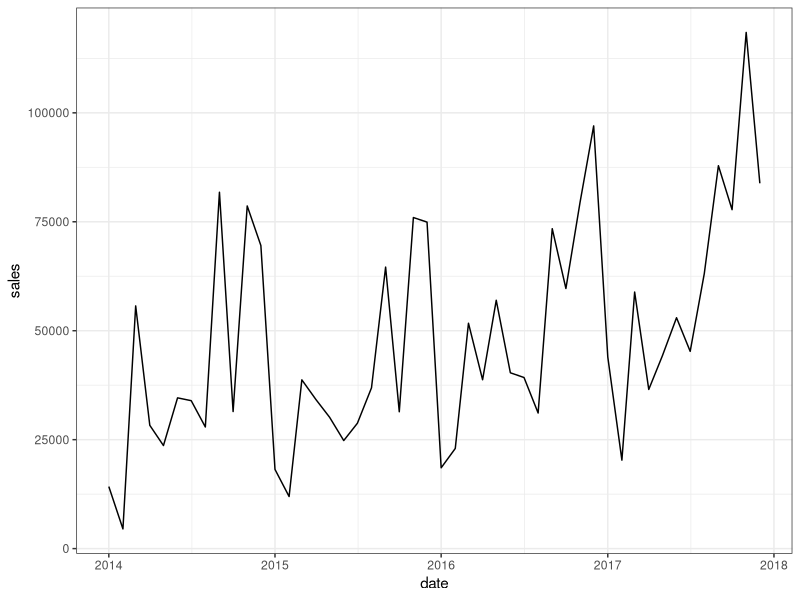
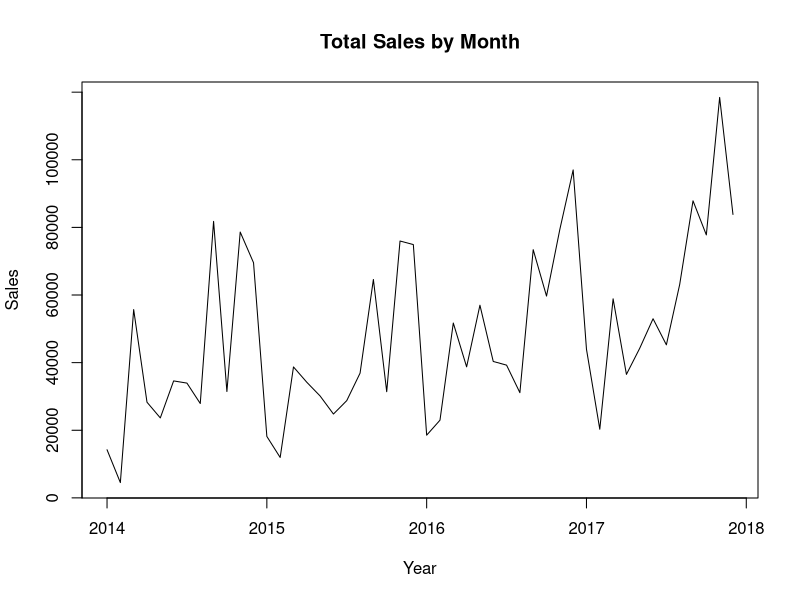
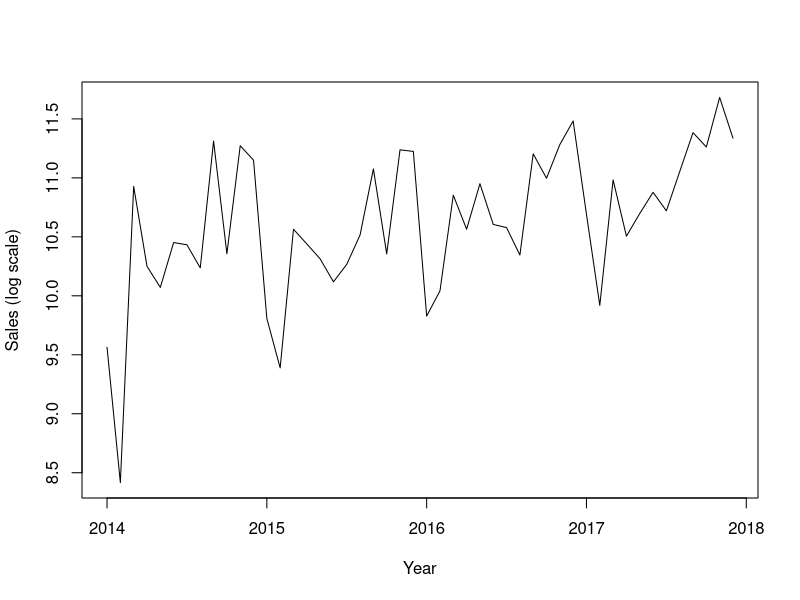
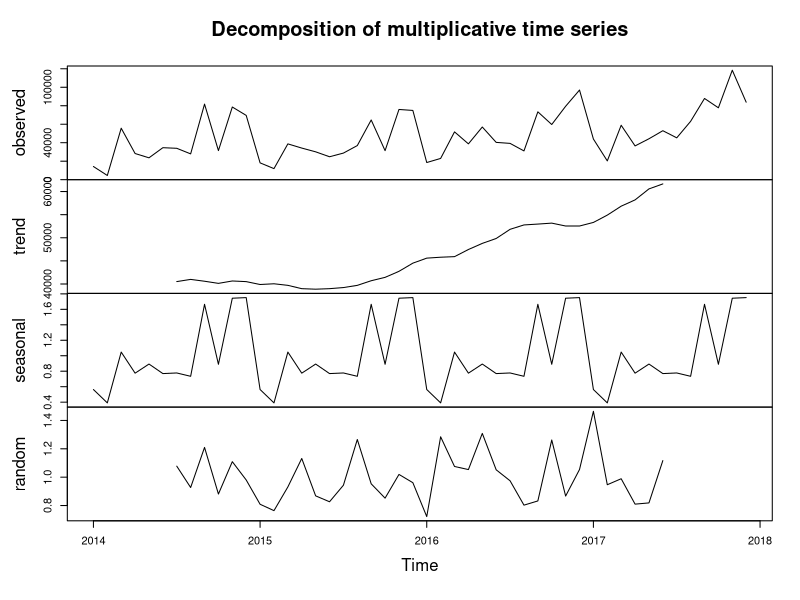
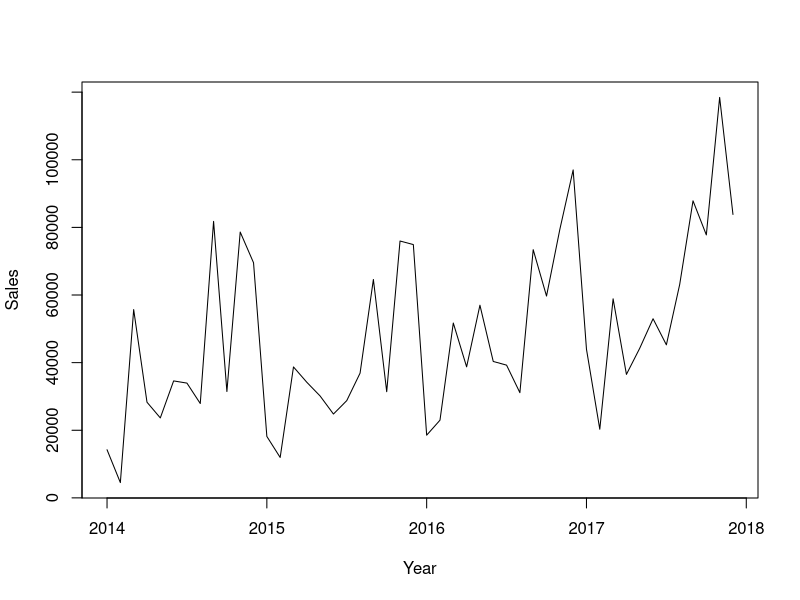
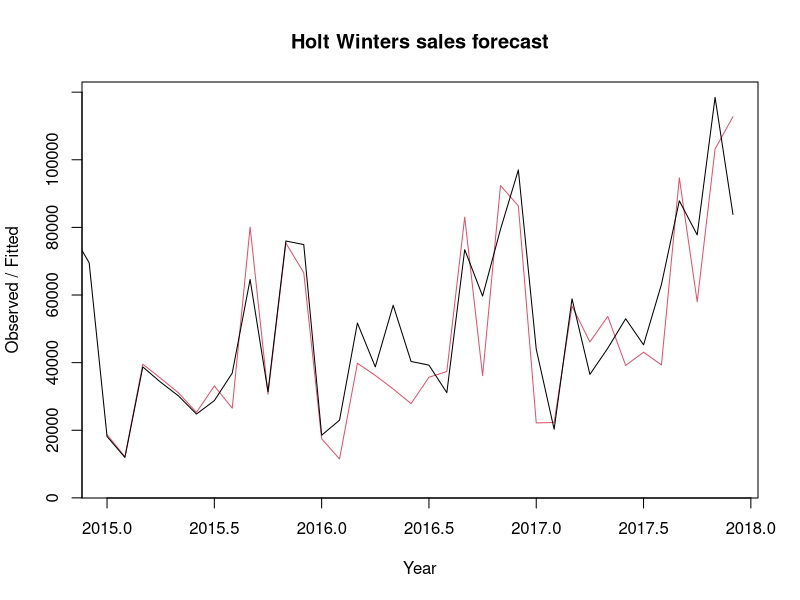
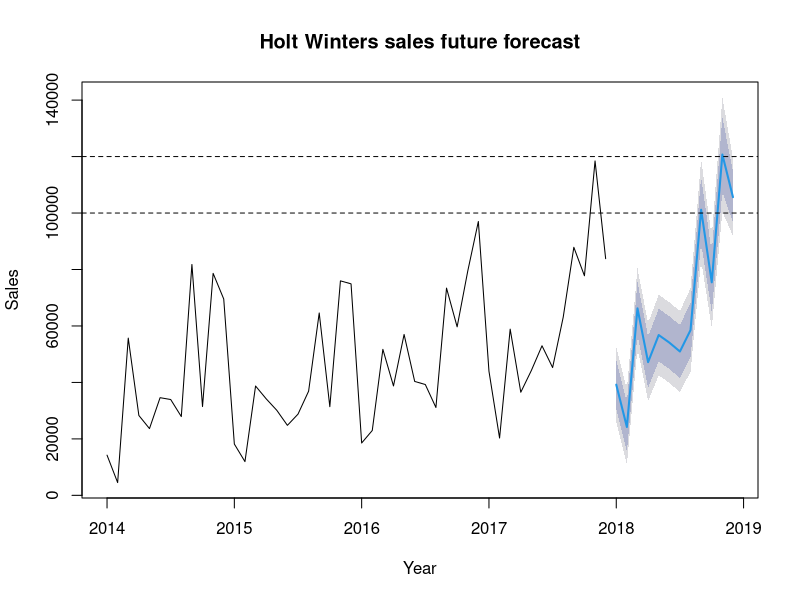
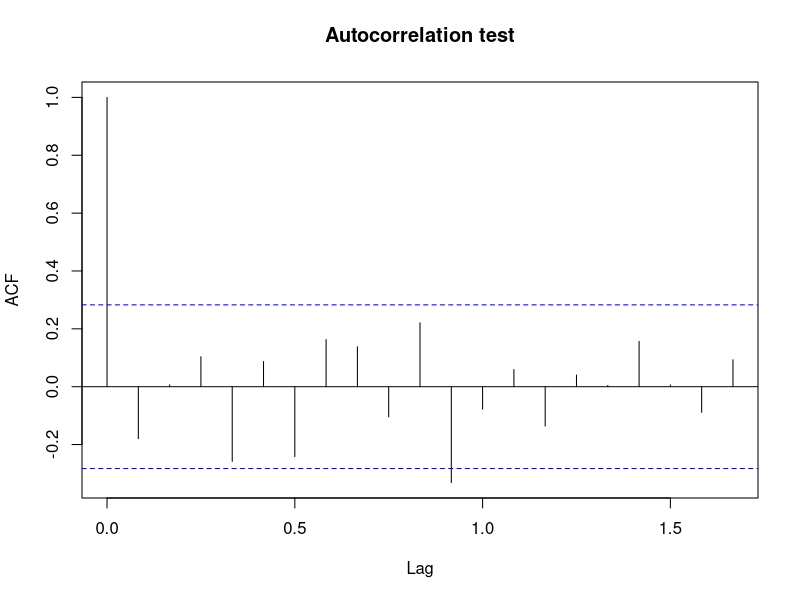

Source code (R) for these figures, in order:
#load packages
library(tidyverse)
library(readxl)
#time series
library(TTR)
library(forecast)

#read in data
all_sales <- read_xlsx("data/sales by month.xlsx")

glimpse(all_sales)

#group by month 
monthly_sales <- all_sales %>% 
  group_by(year = year(`Order Date`), month = month(`Order Date`)) %>%
  summarise(sales = sum(Sales), profit = sum(Profit))

glimpse(monthly_sales)

#create a date column from month and year
monthly_sales$date <- as.Date(paste("1", as.character(monthly_sales$month), 
                                    as.character(monthly_sales$year), 
                                    sep = " "), format= "%d %m %Y")

#plot line graph of sales
ggplot(data = monthly_sales, aes(x = date, y = sales)) +
  geom_path() + 
  theme_bw()


#create a time series
monthly_sales_time_series <- ts(monthly_sales$sales, frequency = 12, 
                                start = c(2014,1))

#plot time series
#can see Sept, Nov-Dec are higher each year
#not quite additive because sales are getting higher in 2017
plot.ts(monthly_sales_time_series, xlab = "Year", ylab = "Sales", 
        main = "Total Sales by Month")

#try log transform
#looks more additive (apart from Feb 2014 exception)
log_monthly_sales_time_series <- log(monthly_sales_time_series)
plot.ts(log_monthly_sales_time_series, xlab = "Year", ylab = "Sales (log scale)")

#this series has a seasonal element, try decomposing
monthly_sales_time_series_components <- 
  decompose(monthly_sales_time_series, type = "multiplicative")

#flat between 2014 and 2015, then steady increase
plot(monthly_sales_time_series_components)

#plot the trend without the seasonal element 
monthly_sales_time_series_seasonally_adjusted <- 
  monthly_sales_time_series - monthly_sales_time_series_components$seasonal

plot(monthly_sales_time_series_seasonally_adjusted, xlab = "Year", 
     ylab = "Sales")


# Holt Winters ------------------------------------

#use Holt Winters for forecasts 
#alpha is 0.06 meaning past/recent data used equally
#beta is 0.05 meaning the trend slope doesn't change much over time
#gamma is 0.54 meaning the estimate of seasonal component uses more recent data
#s9, s11, s12 are highest - Sep/Nov/Dec as we saw, s2(Feb) is lowest
monthly_sales_time_series_forecasts <- 
  HoltWinters(monthly_sales_time_series, seasonal = "multiplicative")

monthly_sales_time_series_forecasts

#plot to see original vs predictions
#not bad but looks better earlier on
plot(monthly_sales_time_series_forecasts, xlab = "Year", 
     main = "Holt Winters sales forecast")

#forecast next year worth of sales
monthly_sales_time_series_forecasts_future <- 
  forecast(monthly_sales_time_series_forecasts, h = 12)

#plot forecast
plot(monthly_sales_time_series_forecasts_future, xlab = "Year", 
     ylab = "Sales", main = "Holt Winters sales future forecast")
abline(a=100000, b = 0, lty = 2)
abline(a=120000, b = 0, lty = 2)

#test whether the residuals are autocorrelated i.e. correlation between 
# two sales values at different points in time
#graphically 1 is above significance bounds
acf(monthly_sales_time_series_forecasts_future$residuals, 
    lag.max = 20, na.action = na.pass, main = "Autocorrelation test")

#no autocorrelation
Box.test(monthly_sales_time_series_forecasts_future$residuals, 
         lag=20, type="Ljung-Box")

#check whether residuals are constant over time
plot.ts(monthly_sales_time_series_forecasts_future$residuals, 
        xlab= "Year", ylab = "Residual", main = "Holt Winters Residuals")           

#looks approx normal but good to test
hist(monthly_sales_time_series_forecasts_future$residuals,
     freq = FALSE, breaks = 10, 
     xlab = "Residuals", main = "Holt Winters Residual Distribution")

curve(dnorm(x, 
            mean = mean(monthly_sales_time_series_forecasts_future$residuals, 
                        na.rm = TRUE),
            sd = sd(monthly_sales_time_series_forecasts_future$residuals, 
                    na.rm = TRUE)),
      add = TRUE,
      col = "blue")

#test for normality, ok
shapiro.test(monthly_sales_time_series_forecasts_future$residuals)

# ARIMA model  ----------------------

#does our time series look stationary?
#no, mean is higher later on
plot(monthly_sales_time_series)

#try differencing the time series to get a stationary one
monthly_sales_time_series_difference_1 <-
  diff(monthly_sales_time_series, differences = 1)

#looks ok - 1 order differencing 
plot.ts(monthly_sales_time_series_difference_1, xlab = "Year", 
        ylab = "sales (difference 1)")

#determine p and q by looking at autocorrelations
# a few points are above the significance levels
acf(monthly_sales_time_series_difference_1, lag.max=20, 
    main = "Autocorrelation of 1 difference time series")    

pacf(monthly_sales_time_series_difference_1, lag.max=20, 
    main = "Partial autocorrelation of 1 difference time series") 

#this suggests ARIMA(0,1,1) as optimal (using AICc as default)
auto.arima(monthly_sales_time_series)

#fit an arima model
monthly_sales_time_series_arima <- 
  arima(monthly_sales_time_series,
        order= c(0,1,1),
        seasonal = list(order = c(0,1,1), period = 12))
monthly_sales_time_series_arima

#plot against actual
plot(monthly_sales_time_series - monthly_sales_time_series_arima$residuals, 
     xlab = "Year", ylab = "Observed / Fitted",
     main = "ARIMA sales forecast",
     col = "red")
lines(monthly_sales_time_series,
      col = "black")

#try forecast
monthly_sales_time_series_arima_forecasts <- 
  forecast(monthly_sales_time_series_arima, h = 12 )

#slightly lower forecast overall
plot(monthly_sales_time_series_arima_forecasts, 
     xlab = "Year", ylab = "Sales", main = "ARIMA sales future forecast")
abline(a = 100000, b = 0, lty = 2)
abline(a = 120000, b = 0, lty = 2)

#check whether residuals are constant over time
plot.ts(monthly_sales_time_series_arima_forecasts$residuals, 
        xlab= "Year", ylab = "Residual", main = "ARIMA Residuals")           

#looks approx normal but good to test
hist(monthly_sales_time_series_arima_forecasts$residuals,
     freq = FALSE, breaks = 10, 
     xlab = "Residuals", main = "ARIMA Residual Distribution")

curve(dnorm(x, 
            mean = mean(monthly_sales_time_series_arima_forecasts$residuals, 
                        na.rm = TRUE),
            sd = sd(monthly_sales_time_series_arima_forecasts$residuals, 
                    na.rm = TRUE)),
      add = TRUE,
      col = "blue")

#test for normality, not normal 
shapiro.test(monthly_sales_time_series_arima_forecasts$residuals)


#understand more about how Holt Winters / ARIMA work
#look at adjusting parameters
#how to compare the performance of both methods? RMSE...
#update OneNote on AIC, BIC